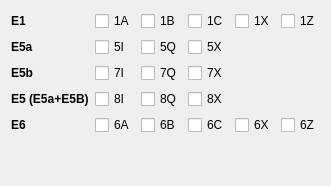
     <widget class="QWidget" name="tabGalileo">
      <attribute name="title">
       <string>Galileo</string>
      </attribute>
      <layout class="QGridLayout" name="gridLayout_7" columnstretch="0,1,1,1,1,1">
       <item row="4" column="1">
        <widget class="QCheckBox" name="E30">
         <property name="toolTip">
          <string>A PRS</string>
         </property>
         <property name="text">
          <string>6A</string>
         </property>
         <property name="checked">
          <bool>false</bool>
         </property>
        </widget>
       </item>
       <item row="0" column="1">
        <widget class="QCheckBox" name="E10">
         <property name="toolTip">
          <string>A PRS</string>
         </property>
         <property name="text">
          <string>1A</string>
         </property>
         <property name="checked">
          <bool>false</bool>
         </property>
        </widget>
       </item>
       <item row="2" column="2">
        <widget class="QCheckBox" name="E28">
         <property name="toolTip">
          <string>Q (no data)</string>
         </property>
         <property name="text">
          <string>7Q</string>
         </property>
         <property name="checked">
          <bool>false</bool>
         </property>
        </widget>
       </item>
       <item row="4" column="2">
        <widget class="QCheckBox" name="E31">
         <property name="toolTip">
          <string>B C/NAV CS</string>
         </property>
         <property name="text">
          <string>6B</string>
         </property>
         <property name="checked">
          <bool>false</bool>
         </property>
        </widget>
       </item>
       <item row="0" column="5">
        <widget class="QCheckBox" name="E13">
         <property name="toolTip">
          <string>A+B+C</string>
         </property>
         <property name="text">
          <string>1Z</string>
         </property>
         <property name="checked">
          <bool>false</bool>
         </property>
        </widget>
       </item>
       <item row="0" column="3">
        <widget class="QCheckBox" name="E01">
         <property name="toolTip">
          <string>C OS pilot</string>
         </property>
         <property name="text">
          <string>1C</string>
         </property>
         <property name="checked">
          <bool>false</bool>
         </property>
        </widget>
       </item>
       <item row="1" column="1">
        <widget class="QCheckBox" name="E24">
         <property name="toolTip">
          <string>I F/NAV OS</string>
         </property>
         <property name="text">
          <string>5I</string>
         </property>
         <property name="checked">
          <bool>false</bool>
         </property>
        </widget>
       </item>
       <item row="1" column="3">
        <widget class="QCheckBox" name="E26">
         <property name="toolTip">
          <string>I+Q</string>
         </property>
         <property name="text">
          <string>5X</string>
         </property>
         <property name="checked">
          <bool>false</bool>
         </property>
        </widget>
       </item>
       <item row="5" column="0">
        <spacer name="verticalSpacer_3">
         <property name="orientation">
          <enum>Qt::Vertical</enum>
         </property>
         <property name="sizeHint" stdset="0">
          <size>
           <width>20</width>
           <height>40</height>
          </size>
         </property>
        </spacer>
       </item>
       <item row="4" column="5">
        <widget class="QCheckBox" name="E34">
         <property name="toolTip">
          <string>A+B+C</string>
         </property>
         <property name="text">
          <string>6Z</string>
         </property>
         <property name="checked">
          <bool>false</bool>
         </property>
        </widget>
       </item>
       <item row="0" column="2">
        <widget class="QCheckBox" name="E11">
         <property name="toolTip">
          <string>B OS data</string>
         </property>
         <property name="text">
          <string>1B</string>
         </property>
         <property name="checked">
          <bool>false</bool>
         </property>
        </widget>
       </item>
       <item row="0" column="4">
        <widget class="QCheckBox" name="E12">
         <property name="toolTip">
          <string>B+C</string>
         </property>
         <property name="text">
          <string>1X</string>
         </property>
         <property name="checked">
          <bool>false</bool>
         </property>
        </widget>
       </item>
       <item row="3" column="0">
        <widget class="QLabel" name="Gal_E5">
         <property name="font">
          <font>
           <bold>true</bold>
          </font>
         </property>
         <property name="text">
          <string>E5 (E5a+E5B)</string>
         </property>
        </widget>
       </item>
       <item row="1" column="2">
        <widget class="QCheckBox" name="E25">
         <property name="toolTip">
          <string>Q (no data)</string>
         </property>
         <property name="text">
          <string>5Q</string>
         </property>
         <property name="checked">
          <bool>false</bool>
         </property>
        </widget>
       </item>
       <item row="0" column="0">
        <widget class="QLabel" name="Gal_E1">
         <property name="font">
          <font>
           <bold>true</bold>
          </font>
         </property>
         <property name="text">
          <string>E1</string>
         </property>
        </widget>
       </item>
       <item row="3" column="1">
        <widget class="QCheckBox" name="E37">
         <property name="toolTip">
          <string>I</string>
         </property>
         <property name="text">
          <string>8I</string>
         </property>
         <property name="checked">
          <bool>false</bool>
         </property>
        </widget>
       </item>
       <item row="2" column="0">
        <widget class="QLabel" name="Gal_E5b">
         <property name="font">
          <font>
           <bold>true</bold>
          </font>
         </property>
         <property name="text">
          <string>E5b</string>
         </property>
        </widget>
       </item>
       <item row="4" column="3">
        <widget class="QCheckBox" name="E32">
         <property name="toolTip">
          <string>C (no data)</string>
         </property>
         <property name="text">
          <string>6C</string>
         </property>
         <property name="checked">
          <bool>false</bool>
         </property>
        </widget>
       </item>
       <item row="2" column="3">
        <widget class="QCheckBox" name="E29">
         <property name="toolTip">
          <string>I+Q</string>
         </property>
         <property name="text">
          <string>7X</string>
         </property>
         <property name="checked">
          <bool>false</bool>
         </property>
        </widget>
       </item>
       <item row="4" column="0">
        <widget class="QLabel" name="Gal_E6">
         <property name="font">
          <font>
           <bold>true</bold>
          </font>
         </property>
         <property name="text">
          <string>E6</string>
         </property>
        </widget>
       </item>
       <item row="4" column="4">
        <widget class="QCheckBox" name="E33">
         <property name="toolTip">
          <string>B+C</string>
         </property>
         <property name="text">
          <string>6X</string>
         </property>
         <property name="checked">
          <bool>false</bool>
         </property>
        </widget>
       </item>
       <item row="2" column="1">
        <widget class="QCheckBox" name="E27">
         <property name="toolTip">
          <string>I I(NAV OS/CS/SoL</string>
         </property>
         <property name="text">
          <string>7I</string>
         </property>
         <property name="checked">
          <bool>false</bool>
         </property>
        </widget>
       </item>
       <item row="3" column="2">
        <widget class="QCheckBox" name="E38">
         <property name="toolTip">
          <string>Q</string>
         </property>
         <property name="text">
          <string>8Q</string>
         </property>
         <property name="checked">
          <bool>false</bool>
         </property>
        </widget>
       </item>
       <item row="3" column="3">
        <widget class="QCheckBox" name="E39">
         <property name="toolTip">
          <string>I+Q</string>
         </property>
         <property name="text">
          <string>8X</string>
         </property>
         <property name="checked">
          <bool>false</bool>
         </property>
        </widget>
       </item>
       <item row="1" column="0">
        <widget class="QLabel" name="Gal_E5a">
         <property name="font">
          <font>
           <bold>true</bold>
          </font>
         </property>
         <property name="text">
          <string>E5a</string>
         </property>
        </widget>
       </item>
      </layout>
     </widget>
